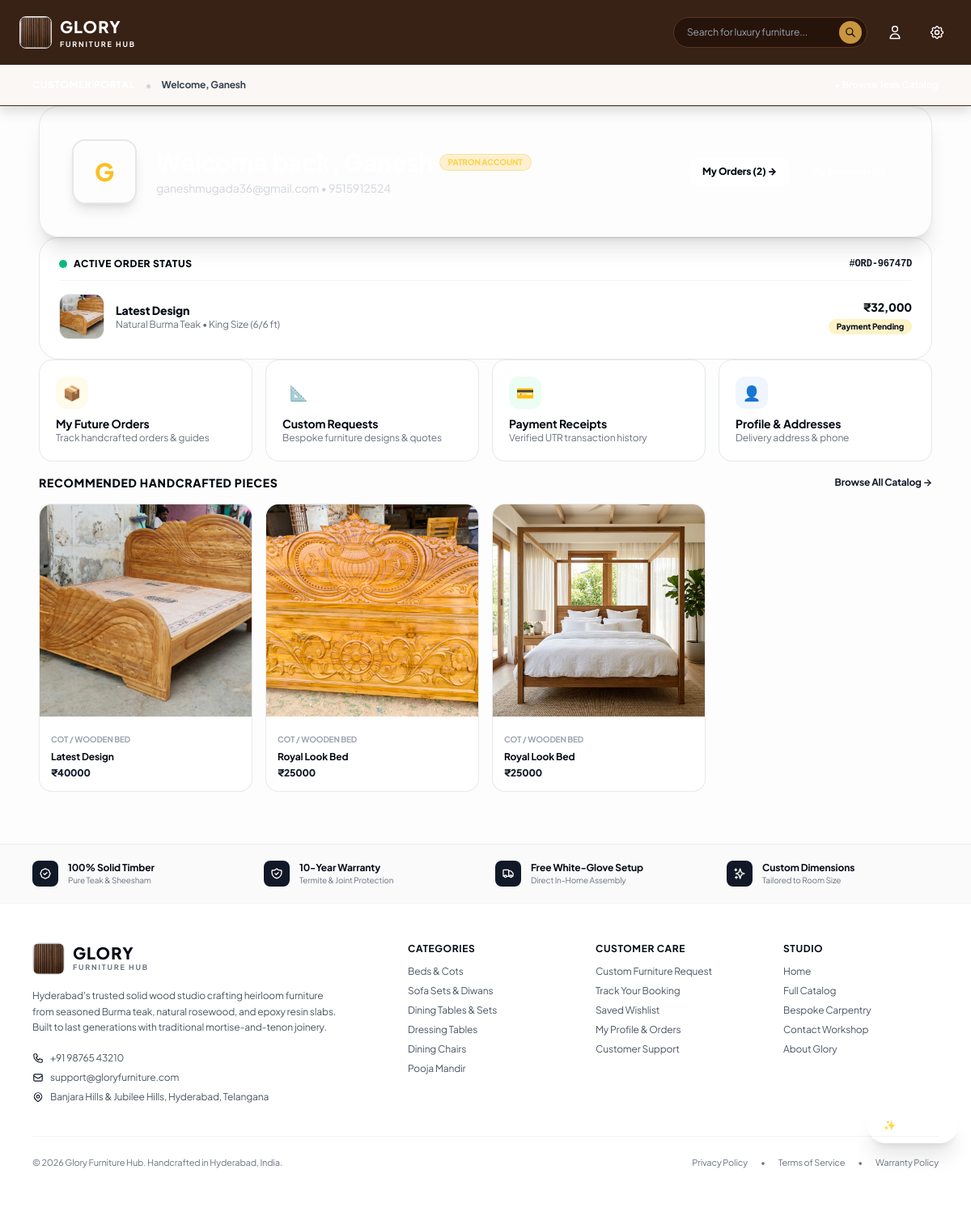
The page /customer/home/ (signed in) on the database its author committed.
### apps/accounts/models.py (models this page shows, shortened)
class UserProfile(models.Model):
    ROLE_CHOICES = [
        ('customer', 'Customer'),
        ('admin', 'Studio Admin'),
    ]
    user = models.OneToOneField(User, on_delete=models.CASCADE, related_name='profile', null=True, blank=True)
    full_name = models.CharField(max_length=150, default='Valued Patron', blank=True)
    phone = models.CharField(max_length=25, default='', blank=True)
    address = models.TextField(default='', blank=True)
    role = models.CharField(max_length=20, choices=ROLE_CHOICES, default='customer')
    auth_provider = models.CharField(max_length=50, default='email')  # 'email', 'google'
    google_id = models.CharField(max_length=150, blank=True, null=True)
    avatar_url = models.URLField(max_length=500, blank=True, null=True)
    cart_items = models.JSONField(default=list, blank=True)
    wishlist_ids = models.JSONField(default=list, blank=True)
    saved_addresses = models.JSONField(default=list, blank=True)
    created_at = models.DateTimeField(auto_now_add=True)

### apps/bookings/models.py (models this page shows, shortened)
class Order(models.Model):
    PLAN_CHOICES = [
        ('FULL_PAYMENT', 'Full Payment'),
        ('THREE_INSTALLMENTS', 'Three Installments'),
    ]
    STATUS_CHOICES = [
        ('PENDING_PAYMENT', 'Pending Payment'),
        ('PARTIALLY_PAID', 'Partially Paid'),
        ('FULLY_PAID', 'Fully Paid'),
        ('PROCESSING', 'Processing'),
        ('SHIPPED', 'Shipped'),
        ('DELIVERED', 'Delivered'),
        ('CANCELLED', 'Cancelled'),
    ]
    order_number = models.CharField(max_length=50, unique=True, blank=True)
    booking = models.ForeignKey(Booking, on_delete=models.SET_NULL, null=True, blank=True, related_name='orders')
    user = models.ForeignKey(User, on_delete=models.SET_NULL, null=True, blank=True, related_name='orders')
    customer_name = models.CharField(max_length=150)
    email = models.EmailField()
    phone = models.CharField(max_length=25)
    shipping_address = models.TextField(blank=True, default='')
    product = models.ForeignKey('store.Product', on_delete=models.CASCADE, related_name='orders')
    product_name = models.CharField(max_length=250)
    selected_size = models.CharField(max_length=100, default='Standard')
    selected_wood = models.CharField(max_length=120, default='Pure Grade-A Burma Teak')
    quantity = models.PositiveIntegerField(default=1)
    unit_price = models.DecimalField(max_digits=12, decimal_places=2)
    total_amount = models.DecimalField(max_digits=12, decimal_places=2)
    paid_amount = models.DecimalField(max_digits=12, decimal_places=2, default=0.00)
    remaining_amount = models.DecimalField(max_digits=12, decimal_places=2)
    payment_plan = models.CharField(max_length=30, choices=PLAN_CHOICES, default='FULL_PAYMENT')
    order_status = models.CharField(max_length=30, choices=STATUS_CHOICES, default='PENDING_PAYMENT')
    created_at = models.DateTimeField(auto_now_add=True)
    updated_at = models.DateTimeField(auto_now=True)
    class Meta:
        ordering = ['-created_at']
    @property
    def formatted_total(self):
        return f"₹{int(self.total_amount):,}"

### apps/store/models.py (models this page shows, shortened)
class Product(models.Model):
    STYLE_CHOICES = [
        ('Classic', 'Classic'),
        ('Modern Minimalist', 'Modern Minimalist'),
        ('Rustic', 'Rustic'),
        ('Traditional', 'Traditional'),
    ]
    name = models.CharField(max_length=250)
    slug = models.SlugField(max_length=250, unique=True, blank=True)
    category = models.ForeignKey(Category, on_delete=models.CASCADE, related_name='products')
    price = models.DecimalField(max_digits=12, decimal_places=2)
    in_stock = models.BooleanField(default=True)
    rating = models.DecimalField(max_digits=3, decimal_places=1, default=5.0)
    review_count = models.PositiveIntegerField(default=1)
    material = models.CharField(max_length=250, default='Solid Teak Wood')
    style = models.CharField(max_length=50, choices=STYLE_CHOICES, default='Classic')
    dimensions = models.CharField(max_length=250, default='Standard')
    lead_time = models.CharField(max_length=120, default='5 - 7 Days Delivery')
    description = models.TextField(blank=True)
    finishes = models.JSONField(default=list, blank=True)
    size_variants = models.JSONField(default=list, blank=True)
    primary_image = models.CharField(max_length=500, default='')
    secondary_images = models.JSONField(default=list, blank=True)
    featured = models.BooleanField(default=False)
    new_arrival = models.BooleanField(default=False)
    created_at = models.DateTimeField(auto_now_add=True)
    class Meta:
        ordering = ['-featured', '-created_at']

class Category(models.Model):
    name = models.CharField(max_length=120, unique=True)
    slug = models.SlugField(max_length=120, unique=True, blank=True)
    room_type = models.CharField(max_length=120, blank=True, default='')
    image = models.CharField(max_length=500, blank=True, default='')
    order = models.PositiveIntegerField(default=0)
    class Meta:
        verbose_name_plural = 'Categories'
        ordering = ['order', 'name']

### apps/accounts/views.py (the view)
# urls.py: path('customer/home/', views.customer_home_view, name='customer_home'),
def customer_home_view(request):
    from django.db.models import Q
    user = request.user if request.user.is_authenticated else None
    customer_email = (user.email if user else None) or request.session.get('glory_user_email')
    if user:
        profile, _ = UserProfile.objects.get_or_create(user=user)
        customer_name = profile.full_name or user.get_full_name() or user.username
        customer_phone = profile.phone or ''
    else:
        customer_name = request.session.get('glory_user_name', 'Valued Patron')
        customer_phone = request.session.get('glory_user_phone', '')
    if user or customer_email:
        query = Q()
        if user:
            query |= Q(user=user)
        if customer_email:
            query |= Q(email__iexact=customer_email)
        orders = Order.objects.filter(query).distinct().prefetch_related('transactions').order_by('-created_at')
        bookings = Booking.objects.filter(email__iexact=customer_email).order_by('-created_at') if customer_email else Booking.objects.none()
    else:
        orders = Order.objects.none()
        bookings = Booking.objects.none()
    latest_order = orders.first()
    featured_products = Product.objects.filter(featured=True)[:4]
    if not featured_products.exists():
        featured_products = Product.objects.all()[:4]
    total_spent = sum((o.paid_amount for o in orders), Decimal('0.00'))
    context = {
        'customer_name': customer_name,
        'customer_email': customer_email or '',
        'customer_phone': customer_phone,
        'orders': orders[:4],
        'total_orders': orders.count(),
        'bookings': bookings[:3],
        'total_bookings': bookings.count(),
        'latest_order': latest_order,
        'featured_products': featured_products,
        'total_spent': f"₹{int(total_spent):,}",
    }
    return render(request, 'customer/customer_home.html', context)

### templates/customer/customer_home.html (shortened to what this page needs)
{% extends 'base.html' %}
{% load static %}
{% block back_bar %}
<div class="w-full bg-[#FAF7F4] border-t border-b border-gray-200/80 px-4 sm:px-6 lg:px-10 py-3 flex items-center justify-between shadow-2xs relative z-20">
  <div class="flex items-center gap-3">
    <span class="text-xs font-black uppercase tracking-wider text-[#5C3D2E]">Customer Portal</span>
    <span class="text-gray-300">•</span>
    <span class="text-xs font-bold text-gray-700">Welcome, {{ customer_name }}</span>
  </div>
  <a href="{% url 'catalog' %}" class="text-xs font-bold text-[#5C3D2E] hover:underline flex items-center gap-1">
    <span>+ Browse Teak Catalog</span>
  </a>
</div>
{% endblock %}
{% block content %}
<div class="w-full max-w-6xl mx-auto px-4 sm:px-6 lg:px-8 py-8 space-y-8 selection:bg-[#5C3D2E] selection:text-white font-sans">
  <div class="bg-gradient-to-br from-[#2D231B] via-[#3B2C21] to-[#1E140F] rounded-3xl p-6 sm:p-8 lg:p-10 text-white shadow-xl relative overflow-hidden border border-[#5C3D2E]/40">
    <div class="relative z-10 flex flex-col md:flex-row items-start md:items-center justify-between gap-6">
      <div class="flex items-center gap-4 sm:gap-6">
        <div class="w-16 h-16 sm:w-20 sm:h-20 rounded-2xl bg-[#140D09] text-amber-400 font-black text-2xl sm:text-3xl flex items-center justify-center border-2 border-amber-500/40 shadow-lg">
          {{ customer_name|slice:":1"|upper }}
        </div>
        <div class="space-y-1">
          <div class="flex items-center gap-2 flex-wrap">
            <h1 class="text-xl sm:text-2xl lg:text-3xl font-black text-white">
            </h1>
            <span class="px-2.5 py-0.5 rounded-full text-[10px] font-black uppercase bg-amber-400/20 text-amber-300 border border-amber-400/30">
              Patron Account
            </span>
          </div>
          <p class="text-xs sm:text-sm text-gray-300">
            {{ customer_email }} &bull; {{ customer_phone }}
          </p>
        </div>
      </div>
      <div class="flex items-center gap-2.5 flex-wrap">
        <a href="{% url 'customer_orders' %}" class="px-4 py-2.5 rounded-xl bg-white text-gray-950 text-xs font-black hover:bg-gray-100 transition-all shadow-xs">
          My Orders ({{ total_orders }}) →
        </a>
        <a href="{% url 'customer_bookings' %}" class="px-4 py-2.5 rounded-xl bg-white/10 hover:bg-white/20 text-white text-xs font-bold transition-all border border-white/20">
        </a>
      </div>
    </div>
  </div>
  {% if latest_order %}
  <div class="bg-white rounded-3xl p-6 border border-[#E2D8CC] shadow-xs space-y-4">
    <div class="flex items-center justify-between border-b border-gray-100 pb-3">
      <div class="flex items-center gap-2">
        <span class="w-2.5 h-2.5 rounded-full bg-emerald-500 animate-pulse"></span>
        <h2 class="text-xs font-black uppercase tracking-wider text-gray-950">Active Order Status</h2>
      </div>
      <span class="font-mono text-xs font-bold text-[#5C3D2E]">#{{ latest_order.order_number }}</span>
    </div>
    <div class="flex flex-col sm:flex-row items-start sm:items-center justify-between gap-4">
      <div class="flex items-center gap-3.5">
        {% if latest_order.product.primary_image %}
        <img src="{{ latest_order.product.primary_image }}" alt="" class="w-14 h-14 rounded-xl object-cover border border-gray-200" />
        {% else %}
        <div class="w-14 h-14 rounded-xl bg-amber-100 text-2xl flex items-center justify-center">🪵</div>
        {% endif %}
        <div>
          <h3 class="font-black text-sm text-gray-950">{{ latest_order.product_name }}</h3>
          <p class="text-xs text-gray-500">{{ latest_order.selected_wood }} &bull; {{ latest_order.selected_size }}</p>
        </div>
      </div>
      <div class="sm:text-right">
        <div class="text-sm font-black text-gray-950">{{ latest_order.formatted_total }}</div>
        <span class="inline-block mt-1 px-2.5 py-0.5 rounded-full text-[10px] font-black {% if latest_order.order_status == 'FULLY_PAID' %}bg-emerald-100 text-emerald-800{% else %}bg-amber-100 text-amber-900{% endif %}">
          {% if latest_order.order_status == 'FULLY_PAID' %}✓ Paid in Full{% else %}Payment Pending{% endif %}
        </span>
      </div>
    </div>
  </div>
  {% endif %}
  <div class="grid grid-cols-1 sm:grid-cols-2 lg:grid-cols-4 gap-4">
    <a href="{% url 'customer_orders' %}" class="p-5 bg-white rounded-2xl border border-gray-200 hover:border-[#5C3D2E] shadow-2xs hover:shadow-warm transition-all block space-y-2 group">
      <div class="w-10 h-10 rounded-xl bg-amber-50 text-amber-900 flex items-center justify-center text-lg group-hover:scale-105 transition-transform">
        📦
      </div>
      <div>
        <h3 class="font-bold text-sm text-gray-950">My Future Orders</h3>
        <p class="text-xs text-gray-500">Track handcrafted orders &amp; guides</p>
      </div>
    </a>
    <a href="{% url 'custom_request' %}" class="p-5 bg-white rounded-2xl border border-gray-200 hover:border-[#5C3D2E] shadow-2xs hover:shadow-warm transition-all block space-y-2 group">
      <div class="w-10 h-10 rounded-xl bg-purple-50 text-purple-900 flex items-center justify-center text-lg group-hover:scale-105 transition-transform">
        📐
      </div>
      <div>
        <h3 class="font-bold text-sm text-gray-950">Custom Requests</h3>
        <p class="text-xs text-gray-500">Bespoke furniture designs &amp; quotes</p>
      </div>
    </a>
    <a href="{% url 'customer_payments' %}" class="p-5 bg-white rounded-2xl border border-gray-200 hover:border-[#5C3D2E] shadow-2xs hover:shadow-warm transition-all block space-y-2 group">
      <div class="w-10 h-10 rounded-xl bg-emerald-50 text-emerald-900 flex items-center justify-center text-lg group-hover:scale-105 transition-transform">
        💳
      </div>
      <div>
        <h3 class="font-bold text-sm text-gray-950">Payment Receipts</h3>
        <p class="text-xs text-gray-500">Verified UTR transaction history</p>
      </div>
    </a>
    <a href="{% url 'customer_profile' %}" class="p-5 bg-white rounded-2xl border border-gray-200 hover:border-[#5C3D2E] shadow-2xs hover:shadow-warm transition-all block space-y-2 group">
      <div class="w-10 h-10 rounded-xl bg-blue-50 text-blue-900 flex items-center justify-center text-lg group-hover:scale-105 transition-transform">
        👤
      </div>
      <div>
        <h3 class="font-bold text-sm text-gray-950">Profile &amp; Addresses</h3>
        <p class="text-xs text-gray-500">Delivery address &amp; phone</p>
      </div>
    </a>
  </div>
  <div class="space-y-4 pt-4">
    <div class="flex items-center justify-between">
      <h2 class="text-sm font-black text-gray-950 uppercase tracking-wider">Recommended Handcrafted Pieces</h2>
      <a href="{% url 'catalog' %}" class="text-xs font-bold text-[#5C3D2E] hover:underline">Browse All Catalog →</a>
    </div>
    <div class="grid grid-cols-2 sm:grid-cols-4 gap-4">
      {% for p in featured_products %}
      <a href="/product/{{ p.id }}/" class="bg-white rounded-2xl border border-gray-200/90 overflow-hidden shadow-2xs hover:shadow-warm transition-all block group">
        <div class="aspect-square overflow-hidden bg-gray-50">
          <img src="{{ p.primary_image }}" alt="{{ p.name }}" class="w-full h-full object-cover group-hover:scale-105 transition-transform duration-300" />
        </div>
        <div class="p-3.5 space-y-1">
          <span class="text-[10px] text-gray-400 font-bold uppercase">{{ p.category.name }}</span>
          <h3 class="font-bold text-xs text-gray-950 truncate">{{ p.name }}</h3>
          <div class="font-black text-xs text-[#5C3D2E]">₹{{ p.price|floatformat:0 }}</div>
        </div>
      </a>
      {% endfor %}
    </div>
  </div>
</div>
{% endblock %}

### templates/base.html (style rules this page uses)
body { font-family: 'Plus Jakarta Sans', system-ui, -apple-system, BlinkMacSystemFont, sans-serif; background-color: #FDFDFD; color: #1E1E1E; -webkit-font-smoothing: antialiased; -moz-osx-font-smoothing: grayscale; letter-spacing: -0.01em; }

### rows shown on the page
UserProfile: full_name "Ganesh", full_name "G", phone "9515912524"
Order: order_number "ORD-96747D", product.primary_image (picture), product_name "Latest Design", selected_wood "Natural Burma Teak", selected_size "King Size (6/6 ft)", formatted_total "₹32,000"
Product: primary_image (picture), category.name "COT / WOODEN BED", name "Latest Design", price "40000"
Product: primary_image (picture), category.name "COT / WOODEN BED", name "Royal Look Bed", price "25000"
Product: primary_image (picture), category.name "COT / WOODEN BED", name "Royal Look Bed", price "25000"

### other values the page prints
{{ customer_email }} "ganeshmugada36@gmail.com"
{{ total_orders }} "2"
